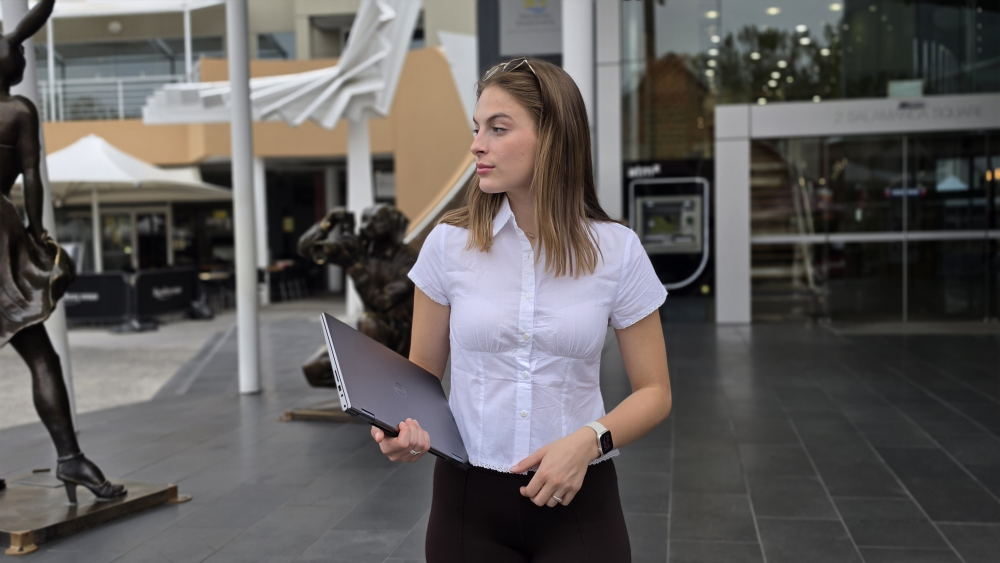
#> input picture Bindi/20261001_152722 (2).jpg, 4000 x 2252 px, given in place of 20261001_155954.jpg, which was not available (shown at 1/4 size)
$ python prepare-hero-images.py
#> lines starting #> are read from the running program, lines starting #| are printed output that depends on the picture; pictures that were not available may be replaced by others from this repository, and a replacement may not be noted
"""Export sharp campaign variants directly from client originals, without upscaling.

Portrait sources retain the same full-height crop/focal point as object-fit:cover,
so phones download visible detail instead of a tiny landscape image or a 4K scene.
"""
from pathlib import Path
from PIL import Image, ImageOps
import hashlib
import json

ROOT = Path(__file__).resolve().parents[1]
OUTPUT = ROOT / "public/images/optimized"
OUTPUT.mkdir(parents=True, exist_ok=True)
CAMPAIGNS = [
    ("/images/bindi-real/campaign-together.webp", "Bindi/20261001_155954.jpg", 1, "55% 90%", "7/10"),
    ("/images/bindi-real/campaign-city.webp", "Bindi/20261001_152722 (1).jpg", .75, "51% 85%", "3/4"),
    ("/images/campaign/blue.webp", "public/images/campaign/blue.webp", .75, "50% 50%", "3/4"),
    ("/images/campaign/coast.webp", "public/images/campaign/coast.webp", .75, "60% 50%", "3/4"),
    ("/images/campaign/highlands.webp", "public/images/campaign/highlands.webp", .75, "60% 50%", "3/4"),
]

def variants(image, tag):
    digest = hashlib.sha256(image.tobytes() + tag.encode() + b"hero-original-q90-v1").hexdigest()[:18]
    widths = sorted({min(image.width, w) for w in (480, 768, 1080, 1440, 1920, 2560, 3200, image.width)})
    exports = []
    for w in widths:
        target = OUTPUT / f"hero-{digest}-{w}.webp"
        if not target.exists():
            image.resize((w, round(image.height * w / image.width)), Image.Resampling.LANCZOS).save(target, "WEBP", quality=90, method=6)
        exports.append({"src": "/images/optimized/" + target.name, "width": w, "bytes": target.stat().st_size})
    return {"width": image.width, "height": image.height, "src": exports[-1]["src"], "srcSet": ", ".join(f'{v["src"]} {v["width"]}w' for v in exports), "variants": exports}

manifest = {}
for slug, name, ratio, focal, aspect_limit in CAMPAIGNS:
    with Image.open(ROOT / name) as original:
#> original is the input picture: PIL image 4000x2252 RGB; mean R, G, B 95.5, 92.2, 91.1
        image = ImageOps.exif_transpose(original).convert("RGB")
    full = variants(image, ("together" if "together" in slug else "city" if "city" in slug else slug) + "-desktop")
#> in variants, `digest = hashlib.sha256(image.tobytes() + tag.encode() + b"hero-origin..`: digest = '0d77628e1fd1072c97'
#> the loop in variants, `for w in widths:` made 1 pass
#> pass 1, in variants, `image.resize((w, round(image.height * w / image.width)), Image.Resampl..`:
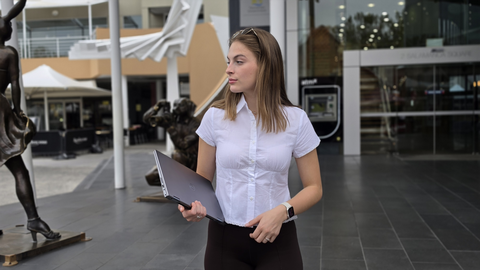
#> saved as hero-0d77628e1fd1072c97-480.webp: PIL image 480x270 RGB; mean R, G, B 95.5, 92.2, 91.1
#> after the loop in variants, `for w in widths:`: exports = []
#> (the run stopped early here; a loop or call above may not have finished)

$ run again, on Bindi/20261001_145848.jpg
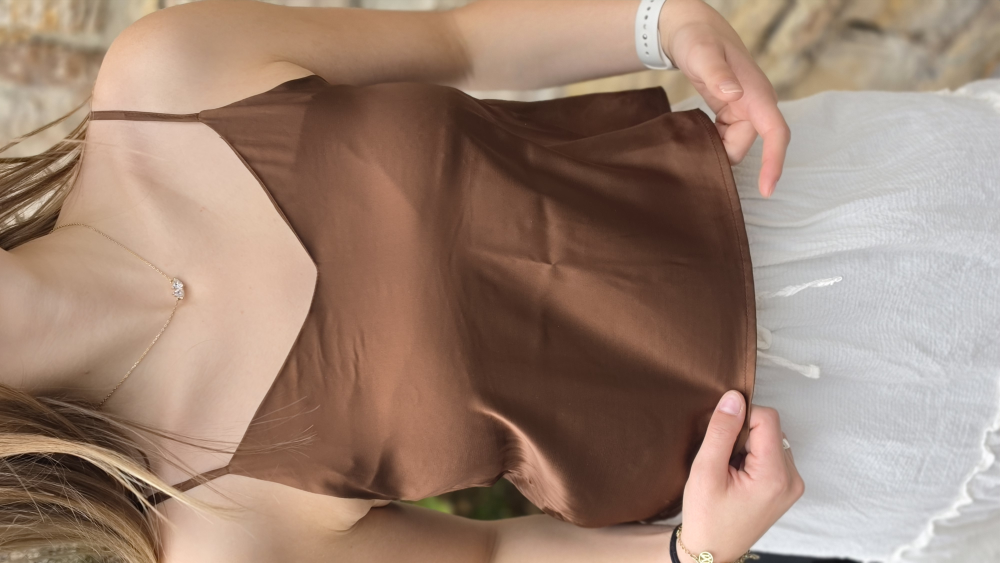
#> input picture Bindi/20261001_145848.jpg, 4000 x 2252 px, given in place of 20261001_155954.jpg, which was not available (shown at 1/4 size)
#> original is the input picture: PIL image 4000x2252 RGB; mean R, G, B 157.8, 131.8, 116.2
#> `image = ImageOps.exif_transpose(original).convert("RGB")`:
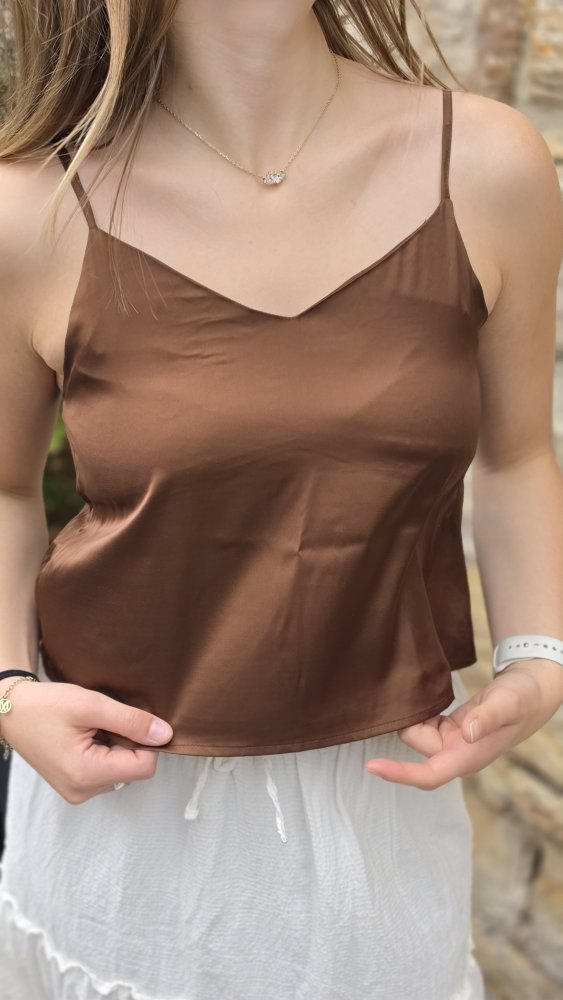
#> image: PIL image 2252x4000 RGB (shown at 1/4 size); mean R, G, B 157.8, 131.8, 116.2
#> digest = '979da915a30b4e49f9'
#> the loop in variants, `for w in widths:` made 1 pass
#> pass 1, in variants, `image.resize((w, round(image.height * w / image.width)), Image.Resampl..`:
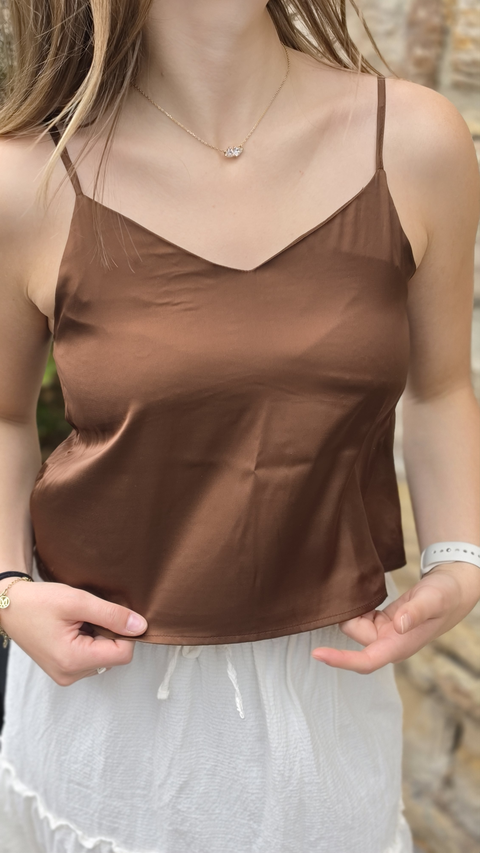
#> saved as hero-979da915a30b4e49f9-480.webp: PIL image 480x853 RGB; mean R, G, B 157.8, 131.8, 116.2
#> after the loop in variants, `for w in widths:`: exports = []

$ run again, on Bindi/20261001_150923.jpg
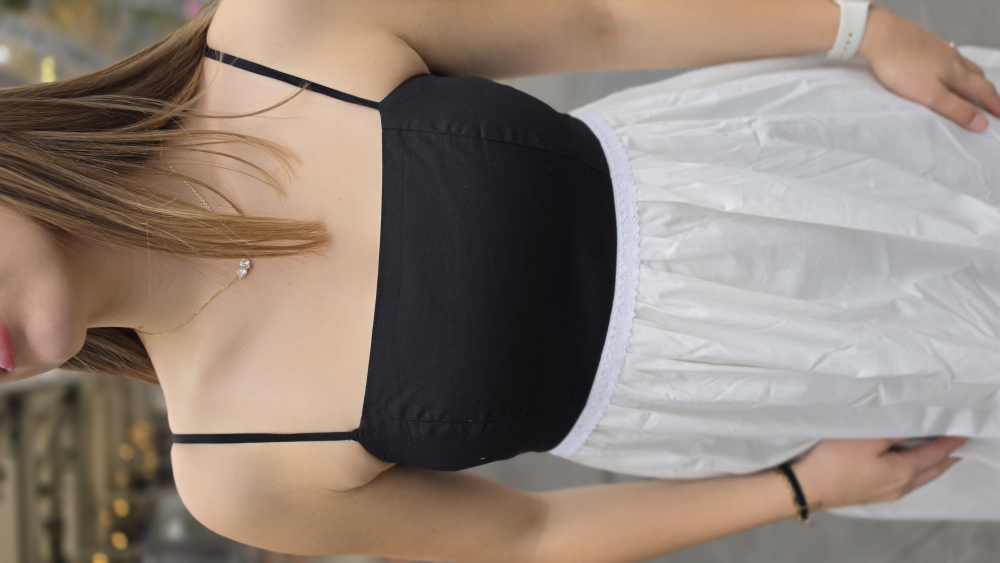
#> input picture Bindi/20261001_150923.jpg, 4000 x 2252 px, given in place of 20261001_155954.jpg, which was not available (shown at 1/4 size)
#> original is the input picture: PIL image 4000x2252 RGB; mean R, G, B 143.7, 129.7, 119.9
#> `image = ImageOps.exif_transpose(original).convert("RGB")`:
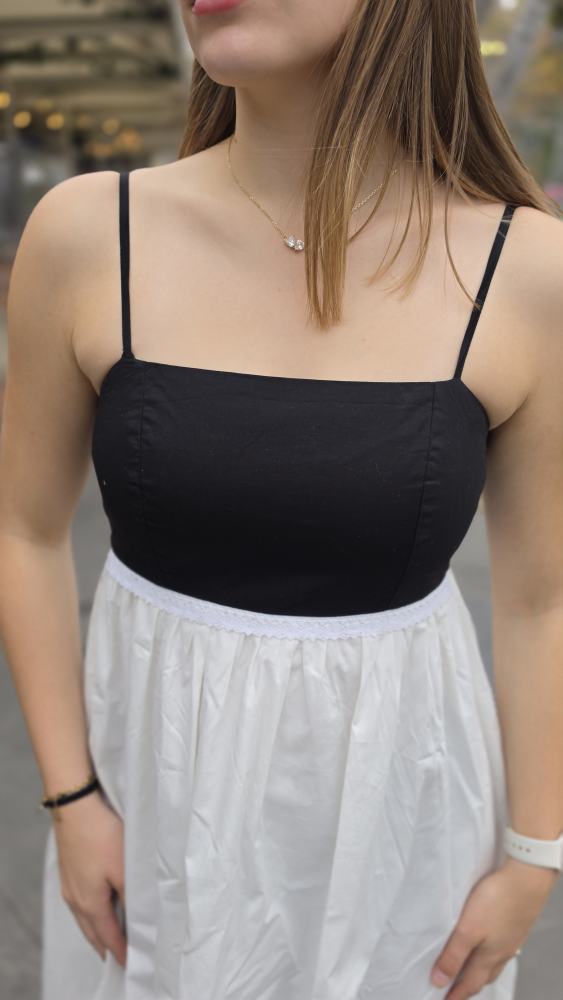
#> image: PIL image 2252x4000 RGB (shown at 1/4 size); mean R, G, B 143.7, 129.7, 119.9
#> digest = '8d9c02393e12293087'
#> the loop in variants, `for w in widths:` made 1 pass
#> pass 1, in variants, `image.resize((w, round(image.height * w / image.width)), Image.Resampl..`:
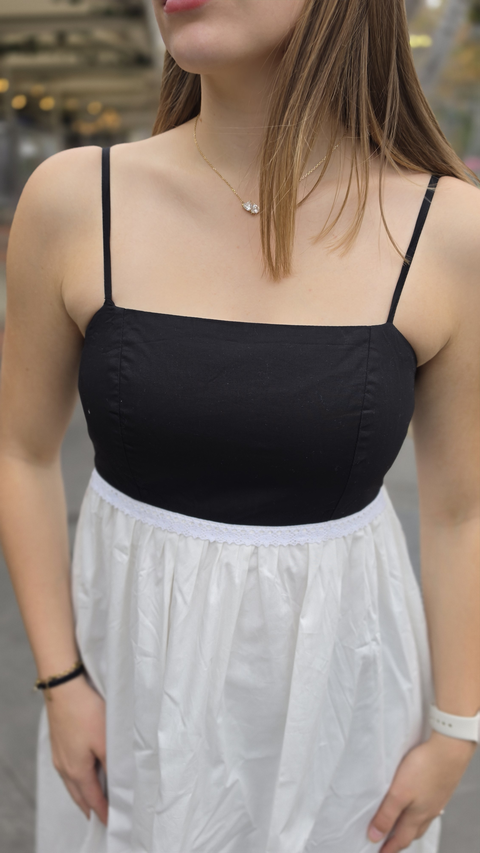
#> saved as hero-8d9c02393e12293087-480.webp: PIL image 480x853 RGB; mean R, G, B 143.7, 129.7, 119.9
#> after the loop in variants, `for w in widths:`: exports = []
